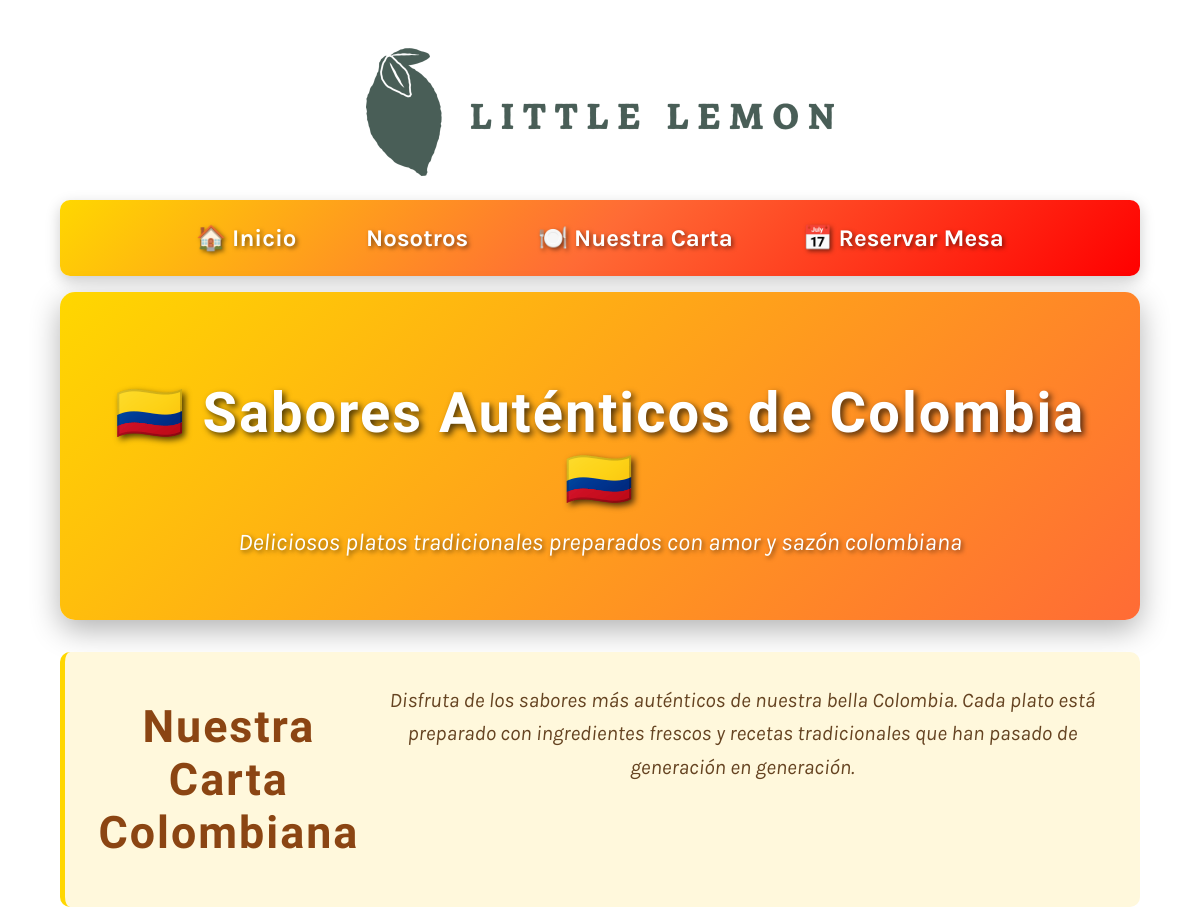
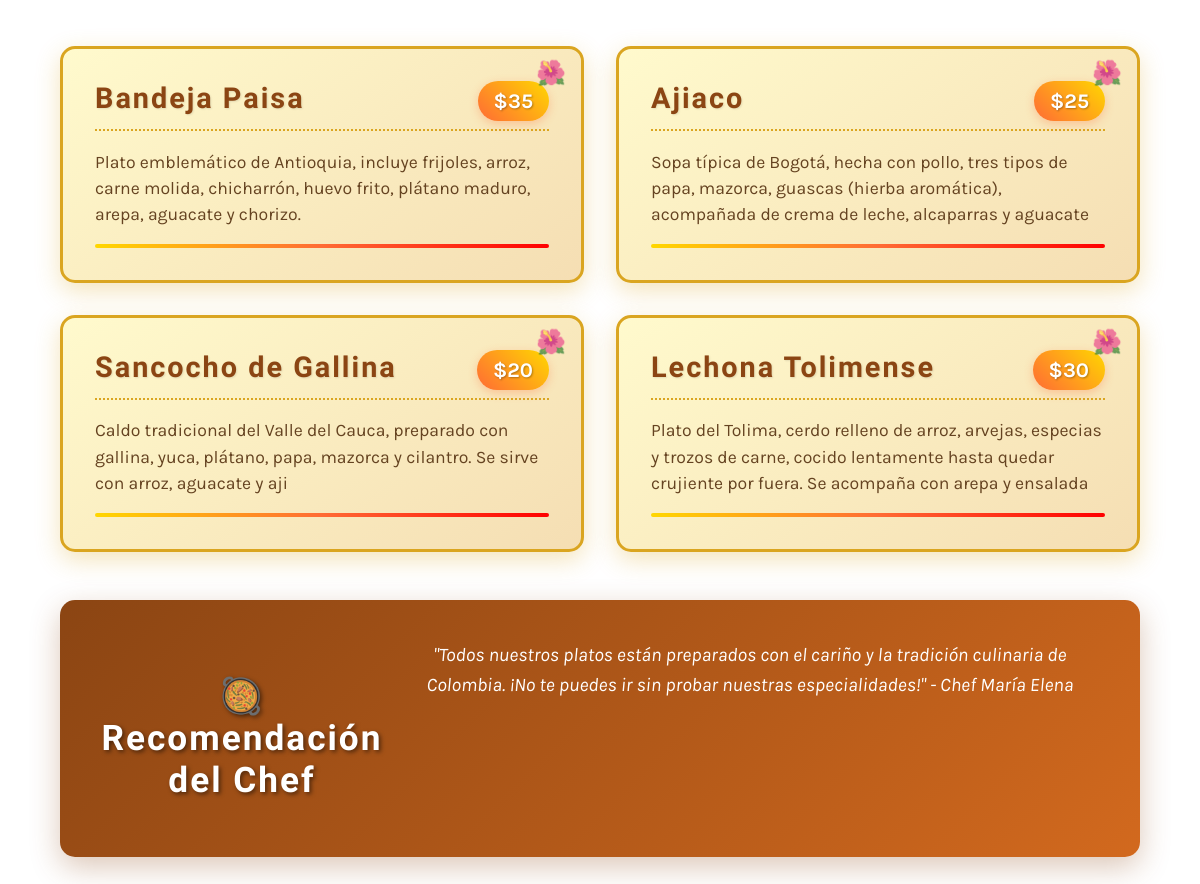
The app's page /menu/ with its own data (2 pictures, top to bottom).
### primeraApp/models.py (models this page shows, shortened)
class Menu(models.Model):
    title = models.CharField(max_length=255)
    description = models.TextField()
    price = models.DecimalField(max_digits=10, decimal_places=2)

### primeraApp/views.py (the view)
# urls.py: path('menu/', views.menu, name='menu'),
def menu(request):
    menu_data = Menu.objects.all()
    return render(request, 'menu.html', {'menu': menu_data})

### primeraApp/templates/menu.html (shortened to what this page needs)
{% extends 'base.html' %}
{% load static %}
{% block content %}
  <section id="menu-hero" class="colombian-hero">
    <div class="hero-content">
      <h1 class="heading-shadow">🇨🇴 Sabores Auténticos de Colombia 🇨🇴</h1>
      <p class="hero-subtitle">Deliciosos platos tradicionales preparados con amor y sazón colombiana</p>
    </div>
  </section>
  <section class="menu-intro">
    <h2>Nuestra Carta Colombiana</h2>
    <p class="menu-description">
      Disfruta de los sabores más auténticos de nuestra bella Colombia.
      Cada plato está preparado con ingredientes frescos y recetas tradicionales
      que han pasado de generación en generación.
    </p>
  </section>
  <div class="menu-container">
    {% for item in menu %}
      <article class="menu-item colombian-card">
        <div class="item-header">
          <h3 class="item-title">{{ item.title }}</h3>
          <span class="item-price">${{ item.price|floatformat:0 }}</span>
        </div>
        <p class="item-description">{{ item.description }}</p>
        <div class="colombian-accent"></div>
      </article>
    {% empty %}
      <div class="no-menu-items">
        <p>¡Próximamente tendremos deliciosos platos colombianos para ti!</p>
        <p>🍽️ Mientras tanto, ¡visítanos para conocer nuestras especialidades del día!</p>
      </div>
    {% endfor %}
  </div>
  <section class="chef-recommendation">
    <h3>🥘 Recomendación del Chef</h3>
    <p>"Todos nuestros platos están preparados con el cariño y la tradición culinaria de Colombia.
    ¡No te puedes ir sin probar nuestras especialidades!" - Chef María Elena</p>
  </section>
{% endblock %}

### primeraApp/templates/base.html (shortened to what this page needs)
{% load static %}
<!DOCTYPE html>
<html lang="en">
  <head>
    <link
      rel="preload"
      as="style"
      href="{% static 'css/style.css' %}"
      onload="this.rel = 'stylesheet'"
    />
  </head>
  <body>
    {% include 'partials/_header.html' %}
    <main>{% block content %} {% endblock %}</main>
  </body>
</html>

### primeraApp/templates/partials/_header.html
{% load static %}
<header>
  <img src="{% static 'img/logo.png' %}" />
</header>
<nav>
  <ul>
    <li><a href="{% url 'home' %}">🏠 Inicio</a></li>
    <li><a href="{% url 'about' %}">Nosotros</a></li>
    <li><a href="{% url 'menu' %}">🍽️ Nuestra Carta</a></li>
    <li><a href="{% url 'book' %}">📅 Reservar Mesa</a></li>
  </ul>
</nav>

### primeraApp/static/css/style.css (style rules this page uses)
body { font-family: 'Karla', sans-serif; margin-top: 3rem; margin-bottom: 3rem; margin-left: 5%; margin-right: 5%; }
h1, h2, h3, h4, h5, h6 { font-family: 'Markazi Text', serif; letter-spacing: 2px;; }
h1 { font-size: 4rem; margin-top: 1.5rem; margin-bottom: 0; }
h2 { font-size: 2.5rem; color: #333333; margin:1rem 0; }
p, ul { font-size: 1.25rem;; }
a { color: #EE9972; text-decoration: none; }
header img { display: block; margin-left: auto; margin-right: auto; max-width: 100%; height: auto; }
nav { background: linear-gradient(135deg, #FFD700, #FF6B35, #FF0000); margin-top: 1rem; margin-bottom: 1rem; margin-bottom: 0px; border-radius: 10px; box-shadow: 0 5px 15px rgba(0, 0, 0, 0.2); }
nav ul { list-style: none; font-size: 1.5rem; text-align: center; padding-inline-start: 0rem; margin-bottom: 0px; padding: 1rem 0; }
nav ul li { display: inline-block; margin: 0.5rem 1rem; transition: transform 0.3s ease; }
nav ul a { color: #FFFFFF; text-decoration: none; font-weight: bold; text-shadow: 2px 2px 4px rgba(0, 0, 0, 0.5); padding: 0.5rem 1rem; border-radius: 20px; transition: all 0.3s ease; }
section { display: flex; gap: 2rem 1rem; margin-top: 1rem; margin-bottom: 1rem; flex-direction: row; }
article { flex:1; }
main article { border: 1px solid #EDEFEE; padding-left: 1rem; padding-right: 1rem; }
.heading-shadow { text-shadow: 1px 1px 4px #333333; }
.colombian-hero { background: linear-gradient(135deg, #FFD700 0%, #FF6B35 25%, #FF0000 50%, #0000FF 75%, #FFD700 100%); background-size: 400% 400%; animation: colombianFlag 8s ease infinite; color: white; text-align: center; padding: 4rem 2rem; border-radius: 15px; margin-bottom: 2rem; box-shadow: 0 10px 30px rgba(0, 0, 0, 0.3); }
.hero-content h1 { font-size: 3.5rem; margin-bottom: 1rem; text-shadow: 3px 3px 6px rgba(0, 0, 0, 0.7); font-weight: bold; }
.hero-subtitle { font-size: 1.5rem; font-style: italic; text-shadow: 2px 2px 4px rgba(0, 0, 0, 0.5); margin: 0; }
.menu-intro { text-align: center; margin-bottom: 3rem; padding: 2rem; background-color: #FFF8DC; border-radius: 10px; border-left: 5px solid #FFD700; }
.menu-intro h2 { color: #8B4513; font-size: 2.8rem; margin-bottom: 1rem; }
.menu-description { color: #654321; font-size: 1.3rem; line-height: 1.6; max-width: 800px; margin: 0 auto; font-style: italic; }
.menu-container { display: grid; grid-template-columns: repeat(auto-fit, minmax(350px, 1fr)); gap: 2rem; margin-bottom: 3rem; }
.colombian-card { background: linear-gradient(145deg, #FFFACD, #F5DEB3); border: 3px solid #DAA520; border-radius: 15px; padding: 2rem; box-shadow: 0 8px 25px rgba(218, 165, 32, 0.3); transition: all 0.3s ease; position: relative; overflow: hidden; }
.colombian-card::before { content: '🌺'; position: absolute; top: 10px; right: 15px; font-size: 1.5rem; opacity: 0.7; }
.item-header { display: flex; justify-content: space-between; align-items: flex-start; margin-bottom: 1rem; border-bottom: 2px dotted #DAA520; padding-bottom: 0.5rem; }
.item-title { color: #8B4513; font-size: 1.8rem; margin: 0; font-weight: bold; flex: 1; text-shadow: 1px 1px 2px rgba(0, 0, 0, 0.1); }
.item-price { background: linear-gradient(45deg, #FF6B35, #FFD700); color: white; padding: 0.5rem 1rem; border-radius: 20px; font-weight: bold; font-size: 1.3rem; text-shadow: 1px 1px 2px rgba(0, 0, 0, 0.3); box-shadow: 0 3px 10px rgba(255, 107, 53, 0.3); }
.item-description { color: #654321; font-size: 1.1rem; line-height: 1.5; margin-bottom: 1rem; }
.colombian-accent { height: 4px; background: linear-gradient(90deg, #FFD700, #FF6B35, #FF0000); border-radius: 2px; margin-top: 1rem; }
.chef-recommendation { background: linear-gradient(135deg, #8B4513, #D2691E); color: white; padding: 2.5rem; border-radius: 15px; text-align: center; margin-top: 3rem; box-shadow: 0 10px 30px rgba(139, 69, 19, 0.3); }
.chef-recommendation h3 { font-size: 2.2rem; margin-bottom: 1rem; text-shadow: 2px 2px 4px rgba(0, 0, 0, 0.5); }
.chef-recommendation p { font-size: 1.2rem; font-style: italic; line-height: 1.6; max-width: 700px; margin: 0 auto; }

### records on screen
Menu: title "Bandeja Paisa", price "35", description "Plato emblemático de Antioquia, incluye frijoles, arroz, carne molida, chicharrón, huevo frito, plátano maduro, arepa, aguacate y chorizo."
Menu: title "Ajiaco", price "25", description "Sopa típica de Bogotá, hecha con pollo, tres tipos de papa, mazorca, guascas (hierba aromática), acompañada de crema de leche, alcaparras y aguacate"
Menu: title "Sancocho de Gallina", price "20", description "Caldo tradicional del Valle del Cauca, preparado con gallina, yuca, plátano, papa, mazorca y cilantro. Se sirve con arroz, aguacate y aji"
Menu: title "Lechona Tolimense", price "30", description "Plato del Tolima, cerdo relleno de arroz, arvejas, especias y trozos de carne, cocido lentamente hasta quedar crujiente por fuera. Se acompaña con arepa y ensalada"
